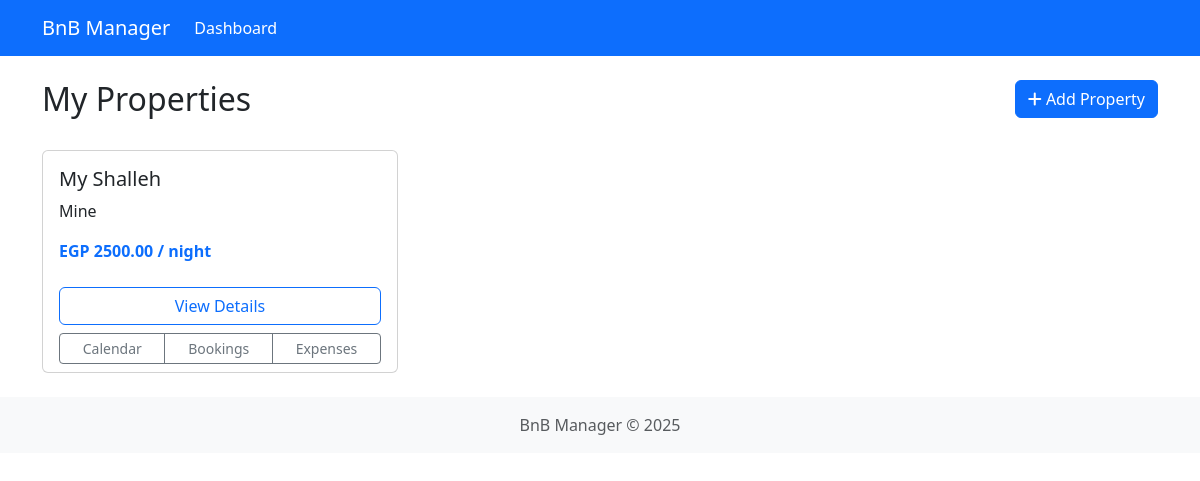
The page /booking/ on the database its author committed.
### booking/models.py (models this page shows, shortened)
class Property(models.Model):
    name = models.CharField(max_length=100)
    address = models.TextField()
    daily_rate = models.DecimalField(max_digits=10, decimal_places=2)

### booking/views.py (the view)
# urls.py: path('', views.dashboard, name='dashboard'),
def dashboard(request):
    properties = Property.objects.all()
    today = timezone.now().date()
    current_month = today.month
    current_year = today.year
    context = {
        'properties': properties,
        'current_month': current_month,
        'current_year': current_year,
    }
    return render(request, 'booking/dashboard.html', context)

### booking/templates/booking/dashboard.html (shortened to what this page needs)
{% extends 'booking/base.html' %}
{% block content %}
<div class="row mb-4">
    <div class="col-md-8">
        <h2>My Properties</h2>
    </div>
    <div class="col-md-4 text-end">
        <a href="{% url 'property_create' %}" class="btn btn-primary">
            <i class="fas fa-plus"></i> Add Property
        </a>
    </div>
</div>
{% if properties %}
    <div class="row row-cols-1 row-cols-md-2 row-cols-lg-3 g-4">
        {% for property in properties %}
            <div class="col">
                <div class="card h-100">
                    <div class="card-body">
                        <h5 class="card-title">{{ property.name }}</h5>
                        <p class="card-text">{{ property.address }}</p>
                        <p class="card-text text-primary fw-bold">EGP {{ property.daily_rate }} / night</p>
                    </div>
                    <div class="card-footer bg-transparent border-top-0">
                        <div class="d-grid gap-2">
                            <a href="{% url 'property_detail' property.id %}" class="btn btn-outline-primary">View Details</a>
                        </div>
                        <div class="btn-group w-100 mt-2">
                            <a href="{% url 'calendar' property.id %}" class="btn btn-sm btn-outline-secondary">Calendar</a>
                            <a href="{% url 'booking_list' property.id %}" class="btn btn-sm btn-outline-secondary">Bookings</a>
                            <a href="{% url 'expense_list' property.id %}" class="btn btn-sm btn-outline-secondary">Expenses</a>
                        </div>
                    </div>
                </div>
            </div>
        {% endfor %}
    </div>
{% else %}
    <div class="alert alert-info">
        <p>You don't have any properties yet. <a href="{% url 'property_create' %}">Add your first property</a> to get started.</p>
    </div>
{% endif %}
{% endblock %}

### rows shown on the page
Property: name "My Shalleh", address "Mine", daily_rate "2500.00"
